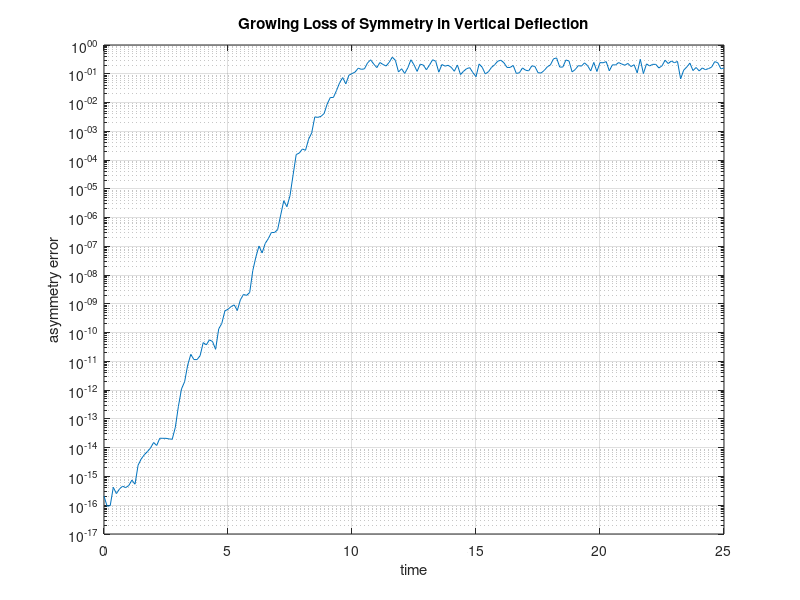

Recreate this plot in MATLAB. (Note: this script raises an error after producing the figure.)
function [t,x,y,theta,cptim]=cablenl   
% [t,x,y,theta,cptim]=cablenl
% Example: cablenl
% ~~~~~~~~~~~~~~~~
% Numerical integration of the matrix 
% differential equations for the nonlinear 
% dynamics of a cable of rigid links with
% the outer ends of the cable fixed. 
%
% t     - time vector for the solution
% x,y   - matrices with nodal coordinates
%         stored in the columns. The time
%         history of point j is in x(:,j)
%         and y(:,j) 
% theta - matrix with inclination angles
%         stored in the columns
% cptim - number of seconds to integrate
%         the equations of motion
%
% User m functions required: 
%         plotmotn, equamo

clear all; close;

% Make variables global for use by 
% function equamo
global first_ n_ m_ len_ grav_ b_ mas_ py_

fprintf('\nNONLINEAR DYNAMICS OF A ')
fprintf('FALLING CABLE\n')
fprintf(...
'\nNote: The calculations take awhile\n')

% Set up data for a cable of n_ links, 
% initially arranged in a triangular 
% deflection configuration.

% parameter controlling initialization of 
% auxiliary parameters used in function 
% equamo
first_=1; 
% number of links in the cable
n_=16; n=n_; nh=n_/2;           
% vector of lengths and gravity constant
len_=1/n*ones(n,1); grav_=1;   
% vector of mass constants
m_=ones(1,n_)/n_;              

% initial position angles
th0=pi/4*[ones(nh,1);-ones(nh,1)]; 
td0=zeros(size(th0)); z0=[th0;td0];

% time limits, integration tolerances, 
% and the number of solution points
tmin=0; tmax=25; nt=201;
t=linspace(0,tmax,nt)';
tolrel=1e-6; tolabs=1e-8; len=len_;

% Perform the numerical integration using a 
% variable stepsize Runge-Kutta integrator
tic; 
odetol=odeset('RelTol',tolrel,'AbsTol',tolabs);
[t,w]=ode45(@equamo,t,z0,odetol);
theta=w(:,1:n); cptim=toc; 

% Compute node point coordinates
Z=[zeros(nt,1),repmat(len',nt,1).*exp(i*theta)];
Z=cumsum(Z.').'; x=real(Z); y=imag(Z); 

% Plot the horizontal position of the midpoint
clf; plot(t,x(:,1+n_ /2));  
ylabel('x coordinate'); xlabel('time')
title(['Horizontal Position of the ' ...
       'Cable Midpoint'])
grid on; figure(gcf); 
% print -deps xmidl

disp(' '), disp(...
'Press [Enter] to see the error growth curve');
pause, close

% Show error growth indicated by symmetry 
% loss of the vertical deflection symmetry.
% An approximately linear trend on the semilog
% plot indicates exponential growth of the error.
unsymer=sqrt(sum((y-y(:,end:-1:1)).^2,2));
hold off; axis('normal'); clf;
semilogy(t,unsymer); 
xlabel('time'); ylabel('asymmetry error');
title(['Growing Loss of Symmetry in ' ...
       'Vertical Deflection']);
grid on; figure(gcf);
% print -deps unsymerr

disp(' '), disp(...
'Press [Enter] to see the response animation');

% Show animation of the cable response 
disp(' ')
disp('The  motion can be animated or a trace')
disp('can be shown for successive positions')
disp(['between t = ',num2str(tmin),...
      ' and t = ',num2str(tmax)])

% Plot the position for different times limits
titl='CABLE MOTION FOR T = ';
while 1
  disp(' '), disp(...
  ['Choose a plot option (1 <=> animate, ',...
   ' 2 <=> trace,'])
  opt=input('3 <=> stop)  > ? ');
  if opt==3, break, end
  disp(' '), disp(...
  'Give a time vector such as 0:.1:15')
  Tp=input('Time vector > ? ','s'); 
  if isempty(Tp), break, end
  tp=eval(Tp); tp=tp(:); T=[titl,Tp];
  xp=interp1q(t,x,tp); yp=interp1q(t,y,tp);
  if opt ==1, plotmotn(xp,yp,T)
  else, plotmotn(xp,yp,T,1), end
end
fprintf('\nAll Done\n')

%=============================================

function plotmotn(x,y,titl,isave)
%
% plotmotn(x,y,titl,isave)
% ~~~~~~~~~~~~~~~~~~~~
% This function plots the cable time 
% history described by coordinate values 
% stored in the rows of matrices x and y.
%
% x,y   - matrices having successive rows 
%         which describe position 
%         configurations for the cable
% titl  - a title shown on the plots
% isave - parameter controlling the form 
%         of output. When isave is not input, 
%         only one position at a time is shown
%         in rapid succession to animate the
%         motion. If isave is given a value,
%         then successive are all shown at
%         once to illustrate a kinematic 
%         trace of the motion history.
%
% User m functions called:  none
%----------------------------------------------

% Set a square window to contain all 
% possible positions
[nt,n]=size(x); 
if nargin==4, save =1; else, save=0; end
xmin=min(x(:)); xmax=max(x(:));
ymin=min(y(:)); ymax=max(y(:)); 
w=max(xmax-xmin,ymax-ymin)/2;
xmd=(xmin+xmax)/2; ymd=(ymin+ymax)/2;  
hold off; clf; axis('normal'); axis('equal'); 
range=[xmd-w,xmd+w,ymd-w,ymd+w];
title(titl)
xlabel('x axis'); ylabel('y axis')
if save==0
  for j=1:nt
    xj=x(j,:); yj=y(j,:);
    plot(xj,yj,'-k',xj,yj,'ok');
    axis(range), axis off
    title(titl)
    figure(gcf), drawnow, pause(.1)
  end
  pause(2)
else
  hold off; close
  for j=1:nt
    xj=x(j,:); yj=y(j,:);
    plot(xj,yj,'-k',xj,yj,'ok');
    axis(range), axis off, hold on
  end
  title(titl)
  figure(gcf), drawnow, hold off, pause(2)
end

% Save plot history for subsequent printing 
% print -deps plotmotn

%=============================================

function zdot=equamo(t,z)
%
% zdot=equamo(t,z)
% ~~~~~~~~~~~~~~~~
% Equation of motion for a cable fixed at 
% both ends and loaded by gravity forces only
%
% t        current time value
% z        column vector defined by
%          [thet(t);theta'(t)]
% zdot     column vector defined by 
%          the concatenation
%          z'(t) = [theta'(t);theta''(t)]
%
% User m functions called:  none.
%----------------------------------------------

% Values accessed as global variables
global first_ n_ m_ len_ grav_ b_ mas_ py_

% Initialize parameters first time 
% function is called
if first_==1, first_=0;
% mass parameters
  m_=m_(:); b_=flipud(cumsum(flipud(m_))); 
  mas_=b_(:,ones(n_,1)); 
  mas_=tril(mas_)+tril(mas_,-1)';
% load effects from gravity forces
  py_=-grav_*(b_-b_(n_)); 
end

% Solve for zdot = [theta'(t); theta''(t)];
n=n_; len=len_; 
th=z(1:n); td=z(n+1:2*n); td2=td.*td;
x=len.*cos(th); y=len.*sin(th);

% Matrix of mass coefficients and 
% constraint conditions
amat=[[mas_.*(x*x'+y*y'),x,y];
      [x,y;zeros(2,2)]'];

% Right side vector involves applied forces 
% and inertial terms
bmat=x*y'; bmat=mas_.*(bmat-bmat');

% Solve for angular acceleration. 
% Most computation occurs here.
soln=amat\[x.*py_+bmat*td2; y'*td2; -x'*td2];

% Final result needed for use by the  
% numerical integrator
zdot=[td; soln(1:n)];
